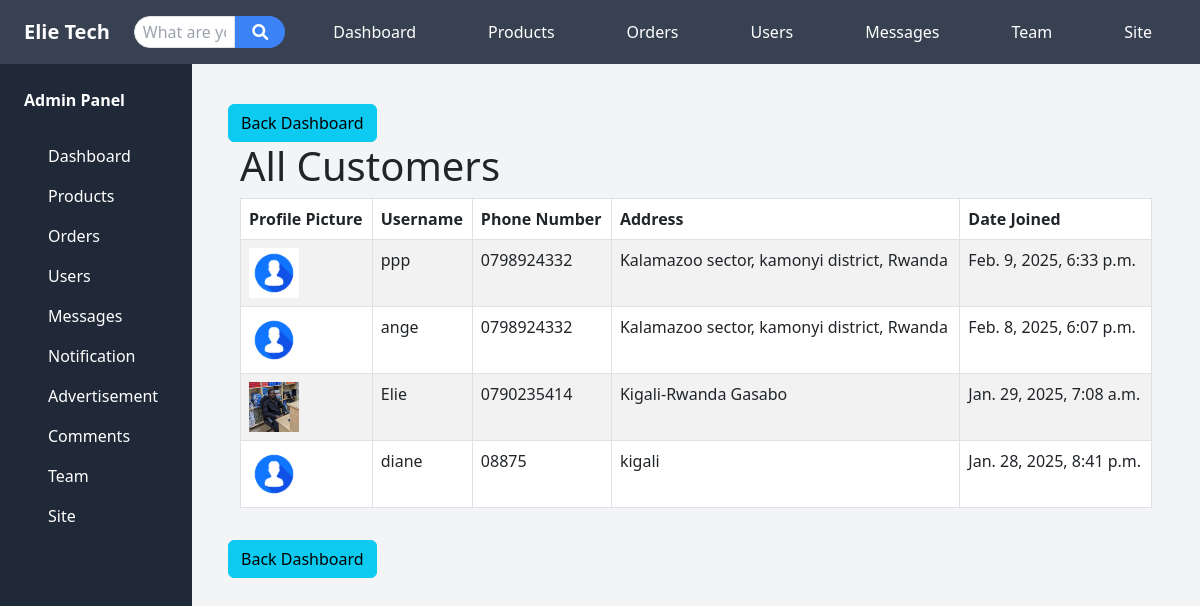
Page /all-customers/ on the committed database.
### store/models.py (models this page shows, shortened)
class Customer(models.Model):
    user = models.OneToOneField(User, on_delete=models.CASCADE)
    phone_number = models.CharField(max_length=15)
    address = models.TextField()
    profile_picture = models.ImageField(upload_to='profile_pictures/', default='profile_pictures/profile.png', blank=True)

### store/views.py (the view)
# urls.py: path('all-customers/', views.all_customers, name='all_customers'),
def all_customers(request):
    customers = Customer.objects.all().order_by('-user__date_joined')  # Ordering by the related User's join date
    return render(request, 'admin/all_customers.html', {'customers': customers})

### store/context_processors.py (called while the page is built)
def unread_message_count(request):
    unread_count = 0
    if request.user.is_authenticated:
        unread_count = Message.objects.filter(
            recipient=request.user,  # <-- Fix here
            is_read=False
        ).count()
    return {'unread_message_count': unread_count}

def team_member(request):
    team_member = None
    if request.user.is_authenticated:
        team_member = TeamMember.objects.filter(user=request.user).first()
    print('Team Member:', team_member)  # Debugging line
    return {'team_member': team_member}

### templates/admin/all_customers.html
{% extends 'admin/base.html' %}
{% block content %}
<a href="{% url 'admin_dashboard' %}" class="btn btn-info mt-3">Back Dashboard</a>
    <div class="container">
        <h1>All Customers</h1>
        {% if customers %}
            <table class="table table-striped table-bordered">
                <thead>
                    <tr>
                        <th>Profile Picture</th>
                        <th>Username</th>
                        <th>Phone Number</th>
                        <th>Address</th>
                        <th>Date Joined</th>
                    </tr>
                </thead>
                <tbody>
                    {% for customer in customers %}
                        <tr>
                            <td><img src="{{ customer.profile_picture.url }}" alt="Profile Picture" style="width: 50px; height: 50px; object-fit: cover;"></td>
                            <td>{{ customer.user.username }}</td>
                            <td>{{ customer.phone_number }}</td>
                            <td>{{ customer.address }}</td>
                            <td>{{ customer.user.date_joined }}</td>
                        </tr>
                    {% endfor %}
                </tbody>
            </table>
        {% else %}
            <p>No customers found.</p>
        {% endif %}
    </div>
    <a href="{% url 'admin_dashboard' %}" class="btn btn-info mt-3">Back Dashboard</a>
{% endblock %}

### rows in the picture
Customer: profile_picture (placeholder picture), user.username "ppp", phone_number "0798924332", address "Kalamazoo sector, kamonyi district, Rwanda", user.date_joined "Feb. 9, 2025, 6:33 p.m."
Customer: profile_picture (placeholder picture), user.username "ange", phone_number "0798924332", address "Kalamazoo sector, kamonyi district, Rwanda", user.date_joined "Feb. 8, 2025, 6:07 p.m."
Customer: profile_picture (picture), user.username "Elie", phone_number "0790235414", address "Kigali-Rwanda Gasabo", user.date_joined "Jan. 29, 2025, 7:08 a.m."
Customer: profile_picture (placeholder picture), user.username "diane", phone_number "08875", address "kigali", user.date_joined "Jan. 28, 2025, 8:41 p.m."
